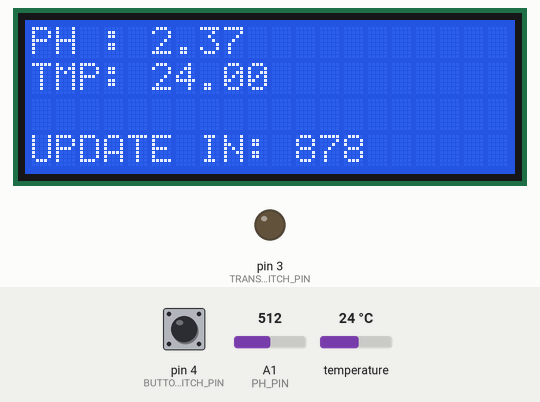
Bench run of a sketch on a simulated Arduino Uno, built with avr-gcc and run on an emulated ATmega328P. Shown: 20×4 character LCD, output pins drawn as LEDs (lit = HIGH). The inputs (shaded band) are chosen by the test bench; at power-on: pin 4 (BUTTON_SWITCH_PIN) HIGH, A1 (PH_PIN) = 512, temperature 24 °C. What the sketch prints to the serial monitor is not drawn.

Above: at 22.8 s.
At 48.9 s:
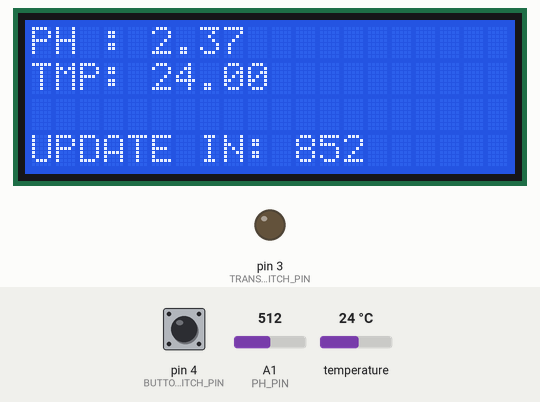
At 75.1 s:
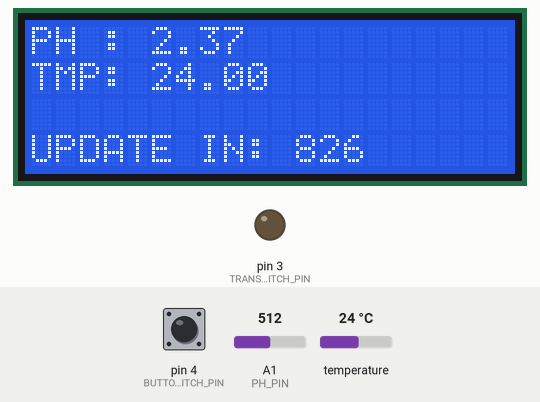
At 128.3 s:
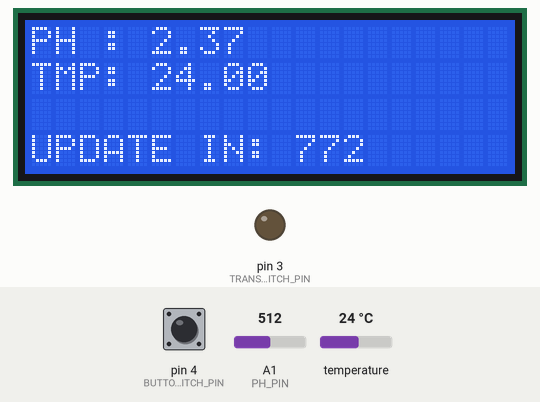
Timing chart, 0 to 129.8 s (numbered marks = the images above):
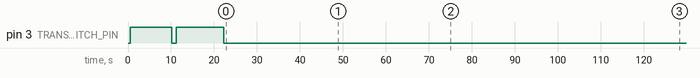

Measured:
- by itself, pin 3 (TRANSISTOR_SWITCH_PIN): HIGH → LOW at 10.2 s, → HIGH 1.0 s later, → LOW 11.0 s later

The sketch:

water-quality.ino
```cpp
#include <Wire.h>
#include <LiquidCrystal_I2C.h>
#include <stdio.h>
#include <unistd.h>
#include <DFRobot_PH.h>
#include <OneWire.h>
#include <DallasTemperature.h>

#define PH_PIN A1
#define ONE_WIRE_BUS 2
#define TRANSISTOR_SWITCH_PIN 3
#define BUTTON_SWITCH_PIN 4

#define ONE_SECOND (1000UL)
#define ONE_MINUTE (ONE_SECOND * 60UL)
#define FIFTEEN_MINUTES (ONE_MINUTE * 15UL)
#define ONE_HOUR (ONE_MINUTE * 60UL)

// Setup LCD
LiquidCrystal_I2C lcd(0x27, 20, 4);

// Setup pH meter
DFRobot_PH ph_meter;

// Setup temperature sensor
OneWire oneWire(ONE_WIRE_BUS);
DallasTemperature temp_meter(&oneWire);

void cal_ph(float temperature) {
  // Get pin voltage and convert to pH
  float voltage = analogRead(PH_PIN) / 1024.0 * 5000;
  float ph = ph_meter.readPH(voltage, temperature);

  // Enable PH calibration from the console
  ph_meter.calibration(voltage, temperature);

  Serial.print("Calibration voltage: ");
  Serial.println(voltage);

  Serial.print("Calibration pH: ");
  Serial.println(ph);
}

float get_ph(float temperature) {
  const int max_samples = 10;
  float voltage = 0.00;
  float result = 0.00;

  // Turn sensors on
  turn_sensors(true);

  // Make several measurements
  for (int i = 0; i < max_samples; ++i) {
    // Small delay
    delay(1000U);

    // Get pin voltage and convert to pH
    voltage = analogRead(PH_PIN) / 1024.0 * 5000;

    // Convert voltage to pH with temperature compensation
    float sample = ph_meter.readPH(voltage, temperature);

    Serial.print("Sample pH: ");
    Serial.println(sample);

    result += sample;
  }

  // Get average number
  result = result / max_samples;

  Serial.print("Result pH: ");
  Serial.println(result);

  // Turn sensors off
  turn_sensors(false);

  // Oficial limits of the sensor
  if ((result < 0.00) || (result > 14.00)) {
    result = 7.00;
  }

  return result;
}

float get_temp() {
  const int max_samples = 10;
  float result = 0.00;

  // Turn sensors on
  turn_sensors(true);

  // Make several measurements
  for (int i = 0; i < max_samples; ++i) {
    // Request the temperature
    // Takes ~1 sec to get data
    temp_meter.requestTemperatures();

    // There are could be several sensors on one wire
    float sample = temp_meter.getTempCByIndex(0);
    Serial.print("Sample temperature: ");
    Serial.println(sample);

    result += sample;
  }

  // Get average number
  result = result / max_samples;

  Serial.print("Result temperature: ");
  Serial.println(result);

  // Turn sensors off
  turn_sensors(false);

  // Oficial limits of the sensor
  if ((result < -55.00) || (result > 125.00)) {
    result = 20.00;
  }

  return result;
}

void turn_sensors(bool state) {
  // Small delay before
  delay(500U);

  // Switch on/off
  if (state) {
    digitalWrite(TRANSISTOR_SWITCH_PIN, HIGH);
  } else {
    digitalWrite(TRANSISTOR_SWITCH_PIN, LOW);
  }

  // Small delay after
  delay(500U);
}

void lcd_print(float temp, float ph, long next) {
  // Print temperature
  lcd.setCursor(0, 1);
  lcd.print("TMP: ");
  lcd.print(temp);
  lcd.print("    ");

  // Print PH
  lcd.setCursor(0, 0);
  lcd.print("PH : ");
  lcd.print(ph);
  lcd.print("    ");

  // Print TDS
  // int tds = 0;
  // lcd.setCursor(11, 0);
  // lcd.print("TDS: ");
  // lcd.print(tds);

  // Print water level
  // bool water = false;
  // lcd.setCursor(11, 1);
  // lcd.print("WTR: ");
  // if (water) {
  //   lcd.print("HIGH");
  // } else {
  //   lcd.print("LOW");
  // }

  // Print status
  lcd.setCursor(0, 3);
  lcd.print("UPDATE IN: ");
  lcd.print(next);
  lcd.print("    ");
}

void setup() {
  // Init LCD
  lcd.init();
  lcd.backlight();

  // Init PH sensor
  Serial.begin(115200);
  ph_meter.begin();

  // Init temperature sensor
  temp_meter.begin();

  // Setup transistor pin
  pinMode(TRANSISTOR_SWITCH_PIN, OUTPUT);

  // Configure the button
  pinMode(BUTTON_SWITCH_PIN, INPUT_PULLUP);


  // Turn sensors on
  turn_sensors(true);
}

void loop() {
  static unsigned long timepoint = millis();
  static float temperature = get_temp();
  static float ph = get_ph(temperature) + 1.00;

  // Get button state
  bool pressed_button = (digitalRead(BUTTON_SWITCH_PIN) == LOW);

  // Wait 1 hour for the next measuring
  unsigned long timer = millis() - timepoint;
  long next = (FIFTEEN_MINUTES - timer) / 1000UL;
  if ((timer >= FIFTEEN_MINUTES) || pressed_button) {
    timepoint = millis();
    next = 0;

    // Get data
    temperature = get_temp();
    ph = get_ph(temperature);
  }

  //cal_ph(20.00);

  // Print measurements
  lcd_print(temperature, ph, next);

  // Delay for 1 second
  delay(1000U);
}
```
